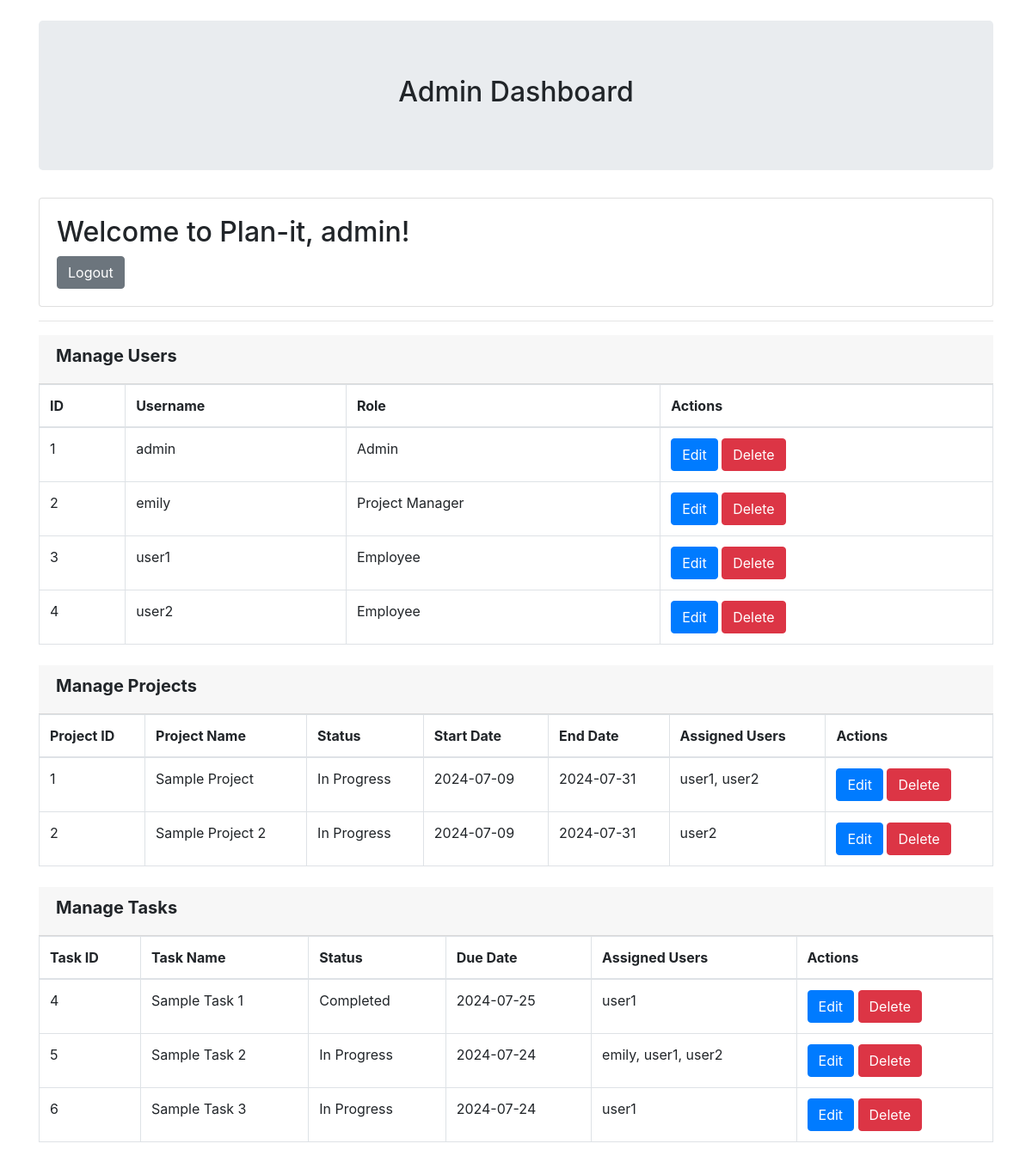
/admin.php (signed in), run on an earlier commit of the app's database.
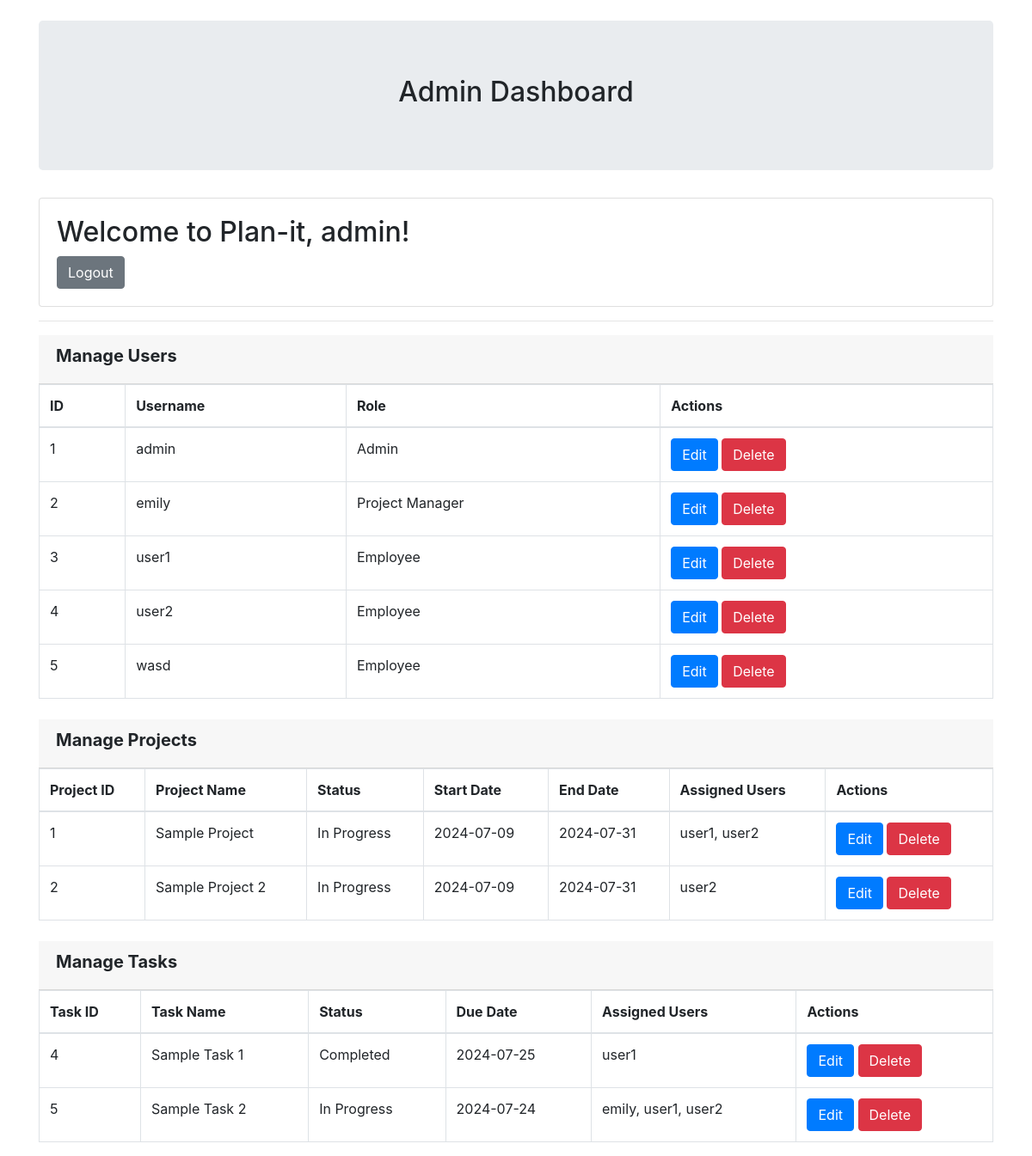
And on a later commit of the database.
### tables this page shows
CREATE TABLE `users` (
  `id` int(11) NOT NULL,
  `username` varchar(50) NOT NULL,
  `password` varchar(255) NOT NULL,
  `role` enum('Admin','Project Manager','Employee') NOT NULL,
  `created_at` timestamp NOT NULL DEFAULT current_timestamp()
);

CREATE TABLE `projects` (
  `project_id` int(11) NOT NULL,
  `user_id` int(11) NOT NULL,
  `name` varchar(255) NOT NULL,
  `status` enum('Not Started','In Progress','Completed') NOT NULL,
  `created_at` timestamp NOT NULL DEFAULT current_timestamp(),
  `start_date` date NOT NULL,
  `end_date` date NOT NULL
);

CREATE TABLE `tasks` (
  `task_id` int(11) NOT NULL,
  `project_id` int(11) NOT NULL,
  `title` varchar(255) NOT NULL,
  `description` text NOT NULL,
  `priority` enum('Low','Medium','High') NOT NULL,
  `status` enum('Not Started','In Progress','Completed') DEFAULT 'Not Started',
  `due_date` date NOT NULL,
  `created_at` timestamp NOT NULL DEFAULT current_timestamp()
);

### admin.php (the view, shortened to what the changed rows need)
<?php
require_once "db_connect.php";
$sql_users = "SELECT * FROM users";
$result_users = $conn->query($sql_users);
$sql_projects = "SELECT projects.project_id, projects.name, projects.status, projects.start_date, projects.end_date,
                        GROUP_CONCAT(users.username SEPARATOR ', ') AS assigned_users
                FROM projects
                LEFT JOIN project_employees ON projects.project_id = project_employees.project_id
                LEFT JOIN users ON project_employees.employee_id = users.id
                GROUP BY projects.project_id";
$result_projects = $conn->query($sql_projects);
$sql_tasks = "SELECT tasks.task_id, tasks.title, tasks.status, tasks.due_date, GROUP_CONCAT(users.username SEPARATOR ', ') AS assigned_users
            FROM tasks
            LEFT JOIN task_users ON tasks.task_id = task_users.task_id
            LEFT JOIN users ON task_users.user_id = users.id
            GROUP BY tasks.task_id";
$result_tasks = $conn->query($sql_tasks);
?>
<!DOCTYPE html>
<html>
<head>
    <link rel="stylesheet" href="https://maxcdn.bootstrapcdn.com/bootstrap/4.0.0/css/bootstrap.min.css">
</head>
<body>
    <div class="container mt-4">
        <div class="jumbotron text-center">
            <h2>Admin Dashboard</h2>
        </div>
        <div class="card mt-4">
            <div class="card-body">
                <h2>Welcome to <?php echo $_SESSION['system']['site_name']; ?>, <?php echo htmlspecialchars($_SESSION['user']); ?>!</h2>
            </div>
        </div>
        <table class="table table-bordered">
            <thead>
                <tr>
                    <th>ID</th>
                    <th>Username</th>
                    <th>Role</th>
                    <th>Actions</th>
                </tr>
            </thead>
            <tbody>
                <?php while ($row = $result_users->fetch_assoc()): ?>
                <tr>
                    <td><?php echo htmlspecialchars($row['id']); ?></td>
                    <td><?php echo htmlspecialchars($row['username']); ?></td>
                    <td><?php echo htmlspecialchars($row['role']); ?></td>
                    <td>
                        <button onclick="editUser('<?php echo htmlspecialchars($row['id']); ?>', '<?php echo htmlspecialchars($row['username']); ?>', '<?php echo htmlspecialchars($row['role']); ?>')" class="btn btn-primary" data-toggle="modal" data-target="#editUserModal">Edit</button>
                        <form method="post" action="" style="display:inline;">
                            <button type="submit" class="btn btn-danger">Delete</button>
                        </form>
                    </td>
                </tr>
                <?php endwhile; ?>
            </tbody>
        </table>
        <table class="table table-bordered">
            <thead>
                <tr>
                    <th>Project ID</th>
                    <th>Project Name</th>
                    <th>Status</th>
                    <th>Start Date</th>
                    <th>End Date</th>
                    <th>Assigned Users</th>
                    <th>Actions</th>
                </tr>
            </thead>
            <tbody>
                <?php while ($row = $result_projects->fetch_assoc()): ?>
                <tr>
                    <td><?php echo htmlspecialchars($row['project_id']); ?></td>
                    <td><?php echo htmlspecialchars($row['name']); ?></td>
                    <td><?php echo htmlspecialchars($row['status']); ?></td>
                    <td><?php echo htmlspecialchars($row['start_date']); ?></td>
                    <td><?php echo htmlspecialchars($row['end_date']); ?></td>
                    <td><?php echo htmlspecialchars($row['assigned_users']); ?></td>
                    <td>
                        <button onclick="editProject('<?php echo htmlspecialchars($row['project_id']); ?>', '<?php echo htmlspecialchars($row['name']); ?>', '<?php echo htmlspecialchars($row['status']); ?>', '<?php echo htmlspecialchars($row['start_date']); ?>', '<?php echo htmlspecialchars($row['end_date']); ?>')" class="btn btn-primary" data-toggle="modal" data-target="#editProjectModal">Edit</button>
                        <form method="post" action="" style="display:inline;">
                            <button type="submit" class="btn btn-danger">Delete</button>
                        </form>
                    </td>
                </tr>
                <?php endwhile; ?>
            </tbody>
        </table>
        <table class="table table-bordered">
            <thead>
                <tr>
                    <th>Task ID</th>
                    <th>Task Name</th>
                    <th>Status</th>
                    <th>Due Date</th>
                    <th>Assigned Users</th>
                    <th>Actions</th>
                </tr>
            </thead>
            <tbody>
                <?php while ($row = $result_tasks->fetch_assoc()): ?>
                <tr>
                    <td><?php echo htmlspecialchars($row['task_id']); ?></td>
                    <td><?php echo htmlspecialchars($row['title']); ?></td>
                    <td><?php echo htmlspecialchars($row['status']); ?></td>
                    <td><?php echo htmlspecialchars($row['due_date']); ?></td>
                    <td><?php echo htmlspecialchars($row['assigned_users']); ?></td>
                    <td>
                        <button onclick="editTask('<?php echo htmlspecialchars($row['task_id']); ?>', '<?php echo htmlspecialchars($row['title']); ?>', '<?php echo htmlspecialchars($row['status']); ?>', '<?php echo htmlspecialchars($row['due_date']); ?>')" class="btn btn-primary" data-toggle="modal" data-target="#editTaskModal">Edit</button>
                        <form method="post" action="" style="display:inline;">
                            <button type="submit" class="btn btn-danger">Delete</button>
                        </form>
                    </td>
                </tr>
                <?php endwhile; ?>
            </tbody>
        </table>
</body>
</html>

What changed in the data, as far as the page shows it:
removed tasks: task_id "6", title "Sample Task 3", status "In Progress", due_date "2024-07-24", assigned_users "user1"
added users: id "5", username "wasd", role "Employee"
